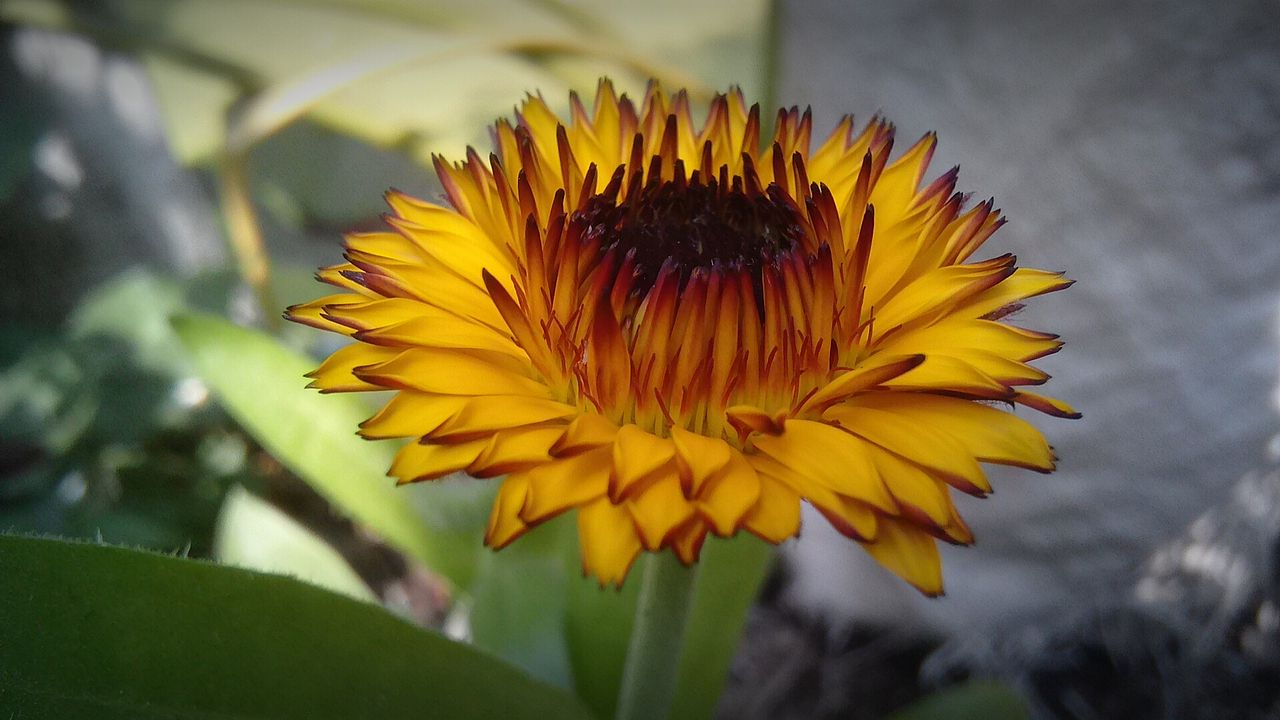
#> input picture Practice/img.jpg, 1280 x 720 px
$ python skeleton.py
#> lines starting #> are read from the running program, lines starting #| are printed output that depends on the picture; after the words box and inside, x2 and y2 are one past the last pixel; in counts of white or black regions, pixels touching at a corner belong together
import cv2
import numpy as np

# image skeleton operation
image = cv2.imread('img.jpg', 0)
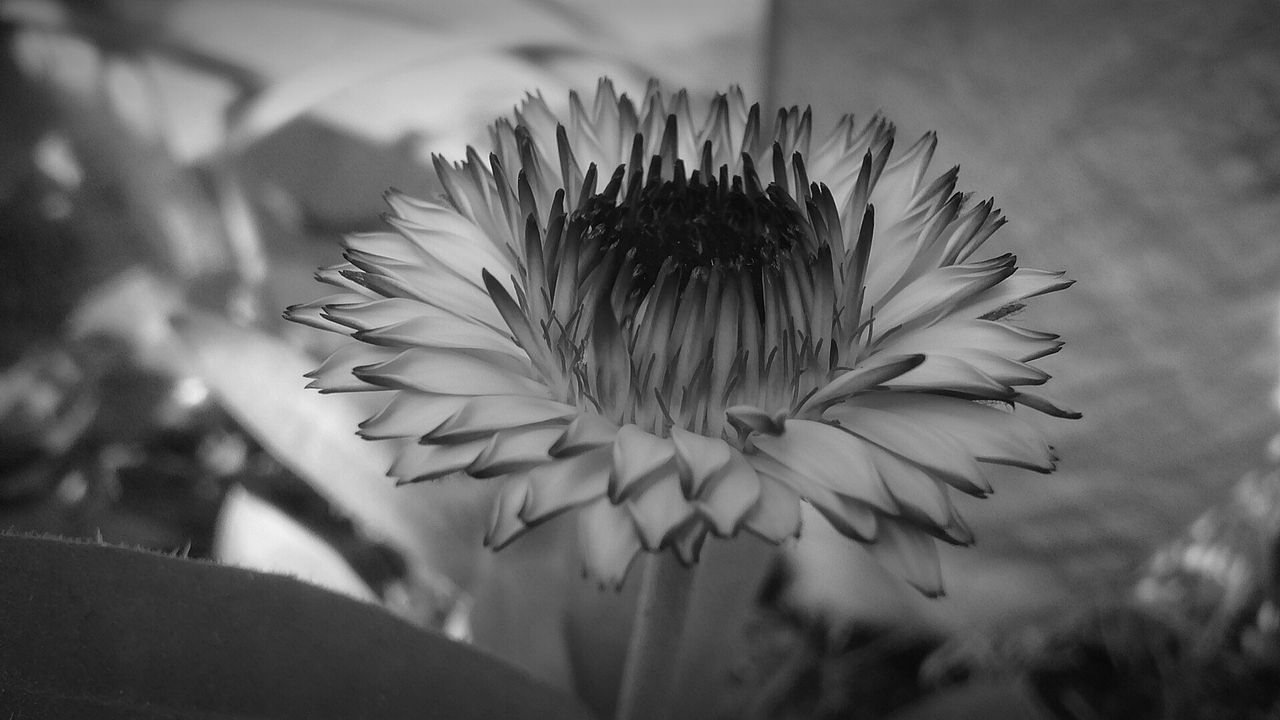
#> image: shape (720, 1280); min 0, max 252, mean 99.9
ret, image = cv2.threshold(image, 127, 255, 0)
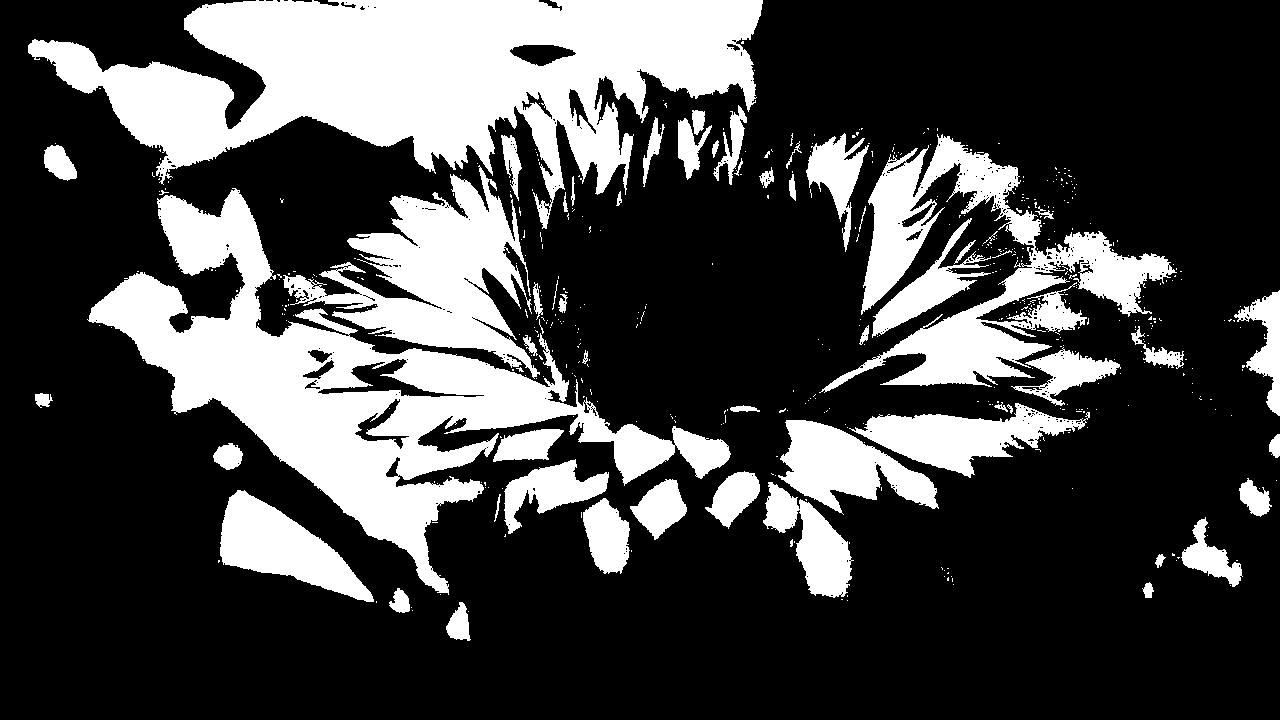
#> image: shape (720, 1280); 27.3% white; 513 white regions (456 under 20 px), largest, box (x1, y1, x2, y2) and area: (28, 0, 763, 229) 79733, (87, 188, 731, 595) 62377, (819, 134, 1177, 393) 26078
s = np.size(image)
#> s = 921600
skeleton = np.zeros(image.shape, np.uint8)
element = cv2.getStructuringElement(cv2.MORPH_CROSS, (3,3))

while True:
    open = cv2.morphologyEx(image, cv2.MORPH_OPEN, element)
    temp_cal = cv2.subtract(image, open)
    ero = cv2.erode(image, element)
    skeleton = cv2.bitwise_or(skeleton, temp_cal)
    image = ero.copy()
    if(cv2.countNonZero(image)) == 0:
        break
#> this loop made 91 passes
#> pass 1, `ero = cv2.erode(image, element)`:
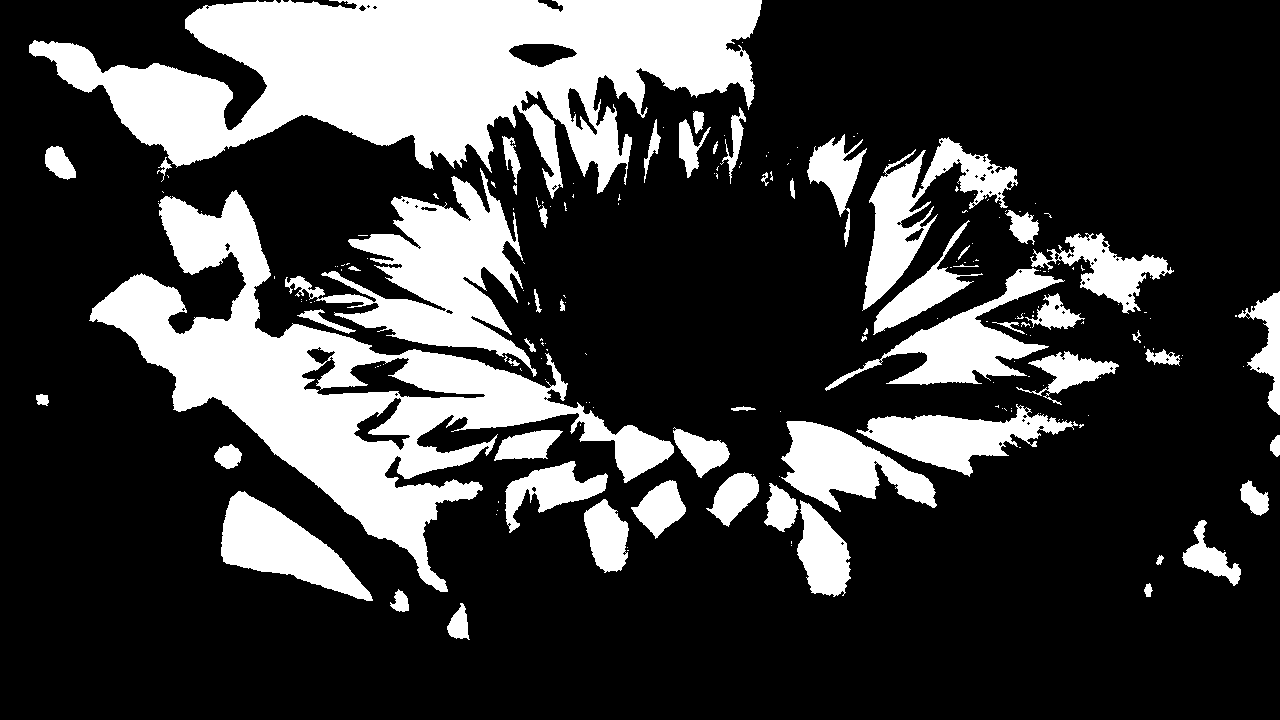
#> ero: shape (720, 1280); 24.6% white; 199 white regions (140 under 20 px), largest, box (x1, y1, x2, y2) and area: (29, 0, 762, 199) 76079, (89, 190, 674, 592) 56099, (285, 168, 537, 377) 18738
#> after the loop: image: shape (720, 1280); every value is 0
#> after the loop:
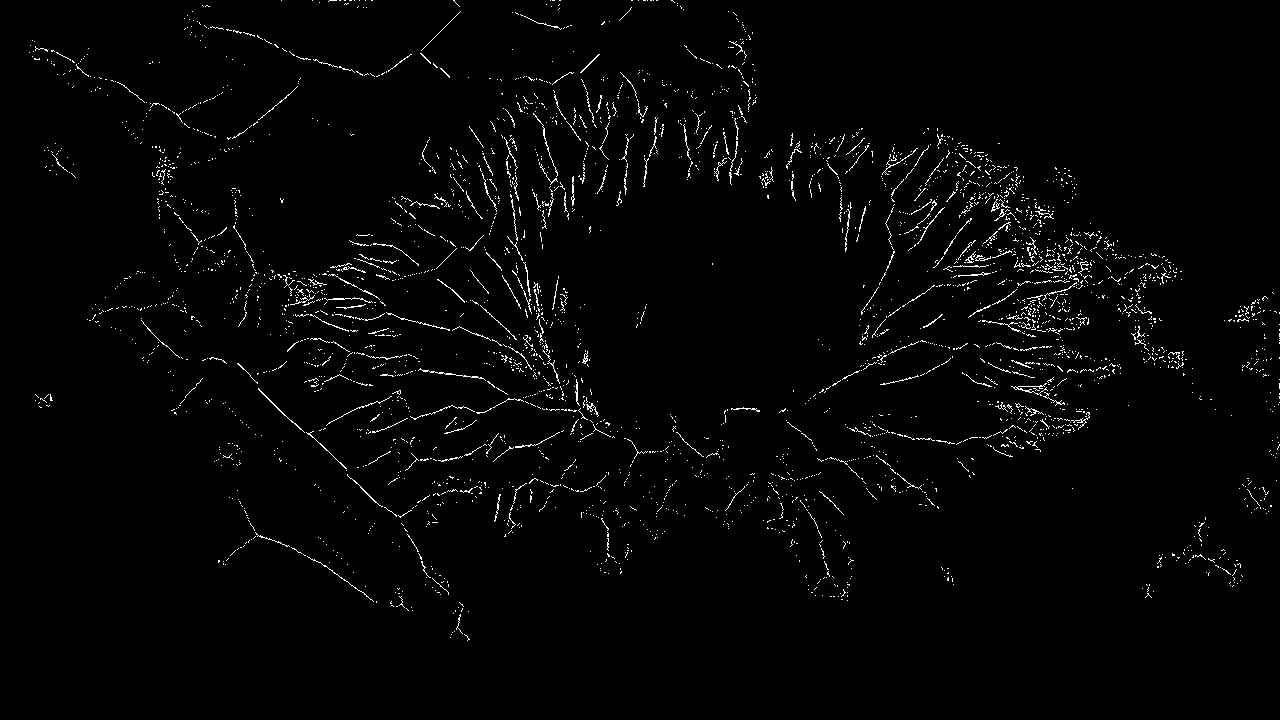
#> skeleton: shape (720, 1280); 1.9% white in thin lines or dots, all inside (x1, y1, x2, y2) = (29, 0, 1280, 641)
cv2.imshow('image skeleton', skeleton)
cv2.waitKey(0)
cv2.destroyAllWindows()
